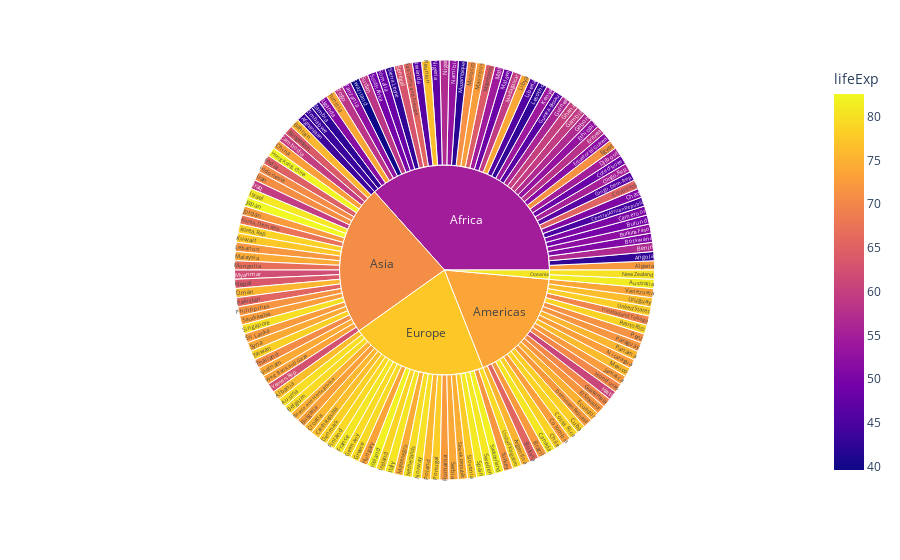

Here is the notebook cell this chart was saved with:
### Code cell
px.sunburst(df, path=['continent', 'country'], hover_name='country', height=700, color='lifeExp')

### Figure 1 — Plotly figure (JSON) as saved in the notebook; plotly's stock layout.template omitted (floating-point values rounded to 4 significant figures; data arrays with more than 128 entries replaced by an {"elided": "..."} marker saying what was removed)
{"data": [{"branchvalues": "total", "customdata": {"elided": "147x1 float values"}, "domain": {"x": [0, 1], "y": [0, 1]}, "hovertemplate": "<b>%{hovertext}</b><br><br>labels=%{label}<br>count=%{value}<br>parent=%{parent}<br>id=%{id}<br>lifeExp=%{color}<extra></extra>", "hovertext": {"elided": "147 str values"}, "ids": {"elided": "147 str values"}, "labels": {"elided": "147 str values"}, "level": "d2c11f", "marker": {"coloraxis": "coloraxis", "colors": {"elided": "147 float values"}}, "name": "", "parents": {"elided": "147 str values"}, "type": "sunburst", "values": {"elided": "147 int values"}}], "layout": {"autosize": true, "coloraxis": {"colorbar": {"title": {"text": "lifeExp"}}, "colorscale": [[0, "#0d0887"], [0.1111, "#46039f"], [0.2222, "#7201a8"], [0.3333, "#9c179e"], [0.4444, "#bd3786"], [0.5556, "#d8576b"], [0.6667, "#ed7953"], [0.7778, "#fb9f3a"], [0.8889, "#fdca26"], [1, "#f0f921"]]}, "legend": {"tracegroupgap": 0}, "margin": {"t": 60}}}
